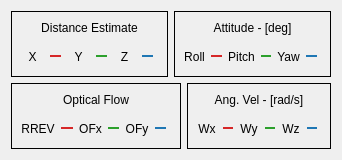
        <widget class="QWidget" name="Tab_Misc">
         <attribute name="title">
          <string>Misc Data</string>
         </attribute>
         <layout class="QVBoxLayout" name="verticalLayout_4">
          <item>
           <layout class="QVBoxLayout" name="verticalLayout_3">
            <item>
             <layout class="QHBoxLayout" name="horizontalLayout_5" stretch="50,50">
              <item>
               <widget class="QFrame" name="frame">
                <property name="frameShape">
                 <enum>QFrame::Box</enum>
                </property>
                <property name="frameShadow">
                 <enum>QFrame::Plain</enum>
                </property>
                <property name="lineWidth">
                 <number>1</number>
                </property>
                <layout class="QHBoxLayout" name="horizontalLayout_9">
                 <item>
                  <layout class="QVBoxLayout" name="verticalLayout_8" stretch="1,10,1">
                   <item>
                    <widget class="QLabel" name="label_22">
                     <property name="text">
                      <string>Distance Estimate</string>
                     </property>
                     <property name="alignment">
                      <set>Qt::AlignCenter</set>
                     </property>
                    </widget>
                   </item>
                   <item>
                    <widget class="dist_Widget" name="Dist_Graph" native="true">
                     <property name="styleSheet">
                      <string notr="true">background-color: rgb(136, 138, 133);</string>
                     </property>
                    </widget>
                   </item>
                   <item>
                    <layout class="QHBoxLayout" name="horizontalLayout_8" stretch="10,5,10,5,10,5,2">
                     <item>
                      <widget class="QLabel" name="label_23">
                       <property name="text">
                        <string>X</string>
                       </property>
                       <property name="alignment">
                        <set>Qt::AlignCenter</set>
                       </property>
                      </widget>
                     </item>
                     <item>
                      <widget class="Line" name="line_17">
                       <property name="styleSheet">
                        <string notr="true">color: rgb(204, 0, 0);
color: rgb(214, 39, 40);</string>
                       </property>
                       <property name="frameShadow">
                        <enum>QFrame::Plain</enum>
                       </property>
                       <property name="lineWidth">
                        <number>2</number>
                       </property>
                       <property name="orientation">
                        <enum>Qt::Horizontal</enum>
                       </property>
                      </widget>
                     </item>
                     <item>
                      <widget class="QLabel" name="label_24">
                       <property name="text">
                        <string>Y</string>
                       </property>
                       <property name="alignment">
                        <set>Qt::AlignCenter</set>
                       </property>
                      </widget>
                     </item>
                     <item>
                      <widget class="Line" name="line_18">
                       <property name="styleSheet">
                        <string notr="true">color: rgb(44, 160, 44);</string>
                       </property>
                       <property name="frameShadow">
                        <enum>QFrame::Plain</enum>
                       </property>
                       <property name="lineWidth">
                        <number>2</number>
                       </property>
                       <property name="orientation">
                        <enum>Qt::Horizontal</enum>
                       </property>
                      </widget>
                     </item>
                     <item>
                      <widget class="QLabel" name="label_25">
                       <property name="text">
                        <string>Z</string>
                       </property>
                       <property name="alignment">
                        <set>Qt::AlignCenter</set>
                       </property>
                      </widget>
                     </item>
                     <item>
                      <widget class="Line" name="line_19">
                       <property name="styleSheet">
                        <string notr="true">color: rgb(31, 119, 180);</string>
                       </property>
                       <property name="frameShadow">
                        <enum>QFrame::Plain</enum>
                       </property>
                       <property name="lineWidth">
                        <number>2</number>
                       </property>
                       <property name="orientation">
                        <enum>Qt::Horizontal</enum>
                       </property>
                      </widget>
                     </item>
                     <item>
                      <spacer name="horizontalSpacer_8">
                       <property name="orientation">
                        <enum>Qt::Horizontal</enum>
                       </property>
                       <property name="sizeHint" stdset="0">
                        <size>
                         <width>40</width>
                         <height>20</height>
                        </size>
                       </property>
                      </spacer>
                     </item>
                    </layout>
                   </item>
                  </layout>
                 </item>
                </layout>
               </widget>
              </item>
              <item>
               <widget class="QFrame" name="frame_2">
                <property name="frameShape">
                 <enum>QFrame::Box</enum>
                </property>
                <property name="frameShadow">
                 <enum>QFrame::Plain</enum>
                </property>
                <property name="lineWidth">
                 <number>1</number>
                </property>
                <layout class="QHBoxLayout" name="horizontalLayout_10">
                 <item>
                  <layout class="QVBoxLayout" name="verticalLayout_9" stretch="1,10,1">
                   <item>
                    <widget class="QLabel" name="label_26">
                     <property name="text">
                      <string>Attitude - [deg]</string>
                     </property>
                     <property name="alignment">
                      <set>Qt::AlignCenter</set>
                     </property>
                    </widget>
                   </item>
                   <item>
                    <widget class="Eul_Widget" name="Eul_Graph" native="true">
                     <property name="styleSheet">
                      <string notr="true">background-color: rgb(136, 138, 133);</string>
                     </property>
                    </widget>
                   </item>
                   <item>
                    <layout class="QHBoxLayout" name="horizontalLayout_11" stretch="10,5,10,5,10,5,2">
                     <item>
                      <widget class="QLabel" name="label_27">
                       <property name="text">
                        <string>Roll</string>
                       </property>
                       <property name="alignment">
                        <set>Qt::AlignCenter</set>
                       </property>
                      </widget>
                     </item>
                     <item>
                      <widget class="Line" name="line_20">
                       <property name="styleSheet">
                        <string notr="true">color: rgb(214, 39, 40);</string>
                       </property>
                       <property name="frameShadow">
                        <enum>QFrame::Plain</enum>
                       </property>
                       <property name="lineWidth">
                        <number>2</number>
                       </property>
                       <property name="orientation">
                        <enum>Qt::Horizontal</enum>
                       </property>
                      </widget>
                     </item>
                     <item>
                      <widget class="QLabel" name="label_28">
                       <property name="text">
                        <string>Pitch</string>
                       </property>
                       <property name="alignment">
                        <set>Qt::AlignCenter</set>
                       </property>
                      </widget>
                     </item>
                     <item>
                      <widget class="Line" name="line_21">
                       <property name="styleSheet">
                        <string notr="true">color: rgb(44, 160, 44);</string>
                       </property>
                       <property name="frameShadow">
                        <enum>QFrame::Plain</enum>
                       </property>
                       <property name="lineWidth">
                        <number>2</number>
                       </property>
                       <property name="orientation">
                        <enum>Qt::Horizontal</enum>
                       </property>
                      </widget>
                     </item>
                     <item>
                      <widget class="QLabel" name="label_29">
                       <property name="text">
                        <string>Yaw</string>
                       </property>
                       <property name="alignment">
                        <set>Qt::AlignCenter</set>
                       </property>
                      </widget>
                     </item>
                     <item>
                      <widget class="Line" name="line_22">
                       <property name="styleSheet">
                        <string notr="true">color: rgb(31, 119, 180);</string>
                       </property>
                       <property name="frameShadow">
                        <enum>QFrame::Plain</enum>
                       </property>
                       <property name="lineWidth">
                        <number>2</number>
                       </property>
                       <property name="orientation">
                        <enum>Qt::Horizontal</enum>
                       </property>
                      </widget>
                     </item>
                     <item>
                      <spacer name="horizontalSpacer_9">
                       <property name="orientation">
                        <enum>Qt::Horizontal</enum>
                       </property>
                       <property name="sizeHint" stdset="0">
                        <size>
                         <width>40</width>
                         <height>20</height>
                        </size>
                       </property>
                      </spacer>
                     </item>
                    </layout>
                   </item>
                  </layout>
                 </item>
                </layout>
               </widget>
              </item>
             </layout>
            </item>
            <item>
             <layout class="QHBoxLayout" name="horizontalLayout_7">
              <item>
               <widget class="QFrame" name="frame_3">
                <property name="frameShape">
                 <enum>QFrame::Box</enum>
                </property>
                <property name="frameShadow">
                 <enum>QFrame::Plain</enum>
                </property>
                <property name="lineWidth">
                 <number>1</number>
                </property>
                <layout class="QHBoxLayout" name="horizontalLayout_12">
                 <item>
                  <layout class="QVBoxLayout" name="verticalLayout_10" stretch="1,10,1">
                   <item>
                    <widget class="QLabel" name="label_30">
                     <property name="text">
                      <string>Optical Flow</string>
                     </property>
                     <property name="alignment">
                      <set>Qt::AlignCenter</set>
                     </property>
                    </widget>
                   </item>
                   <item>
                    <widget class="OF_Widget" name="OF_Graph" native="true">
                     <property name="styleSheet">
                      <string notr="true">background-color: rgb(136, 138, 133);</string>
                     </property>
                    </widget>
                   </item>
                   <item>
                    <layout class="QHBoxLayout" name="horizontalLayout_15" stretch="10,5,10,5,10,5,2">
                     <item>
                      <widget class="QLabel" name="label_31">
                       <property name="text">
                        <string>RREV</string>
                       </property>
                       <property name="alignment">
                        <set>Qt::AlignCenter</set>
                       </property>
                      </widget>
                     </item>
                     <item>
                      <widget class="Line" name="line_23">
                       <property name="styleSheet">
                        <string notr="true">color: rgb(214, 39, 40);</string>
                       </property>
                       <property name="frameShadow">
                        <enum>QFrame::Plain</enum>
                       </property>
                       <property name="lineWidth">
                        <number>2</number>
                       </property>
                       <property name="orientation">
                        <enum>Qt::Horizontal</enum>
                       </property>
                      </widget>
                     </item>
                     <item>
                      <widget class="QLabel" name="label_32">
                       <property name="text">
                        <string>OFx</string>
                       </property>
                       <property name="alignment">
                        <set>Qt::AlignCenter</set>
                       </property>
                      </widget>
                     </item>
                     <item>
                      <widget class="Line" name="line_24">
                       <property name="styleSheet">
                        <string notr="true">color: rgb(44, 160, 44);</string>
                       </property>
                       <property name="frameShadow">
                        <enum>QFrame::Plain</enum>
                       </property>
                       <property name="lineWidth">
                        <number>2</number>
                       </property>
                       <property name="orientation">
                        <enum>Qt::Horizontal</enum>
                       </property>
                      </widget>
                     </item>
                     <item>
                      <widget class="QLabel" name="label_33">
                       <property name="text">
                        <string>OFy</string>
                       </property>
                       <property name="alignment">
                        <set>Qt::AlignCenter</set>
                       </property>
                      </widget>
                     </item>
                     <item>
                      <widget class="Line" name="line_25">
                       <property name="styleSheet">
                        <string notr="true">color: rgb(31, 119, 180);</string>
                       </property>
                       <property name="frameShadow">
                        <enum>QFrame::Plain</enum>
                       </property>
                       <property name="lineWidth">
                        <number>2</number>
                       </property>
                       <property name="orientation">
                        <enum>Qt::Horizontal</enum>
                       </property>
                      </widget>
                     </item>
                     <item>
                      <spacer name="horizontalSpacer_10">
                       <property name="orientation">
                        <enum>Qt::Horizontal</enum>
                       </property>
                       <property name="sizeHint" stdset="0">
                        <size>
                         <width>40</width>
                         <height>20</height>
                        </size>
                       </property>
                      </spacer>
                     </item>
                    </layout>
                   </item>
                  </layout>
                 </item>
                </layout>
               </widget>
              </item>
              <item>
               <widget class="QFrame" name="frame_4">
                <property name="frameShape">
                 <enum>QFrame::Box</enum>
                </property>
                <property name="frameShadow">
                 <enum>QFrame::Plain</enum>
                </property>
                <property name="lineWidth">
                 <number>1</number>
                </property>
                <layout class="QHBoxLayout" name="horizontalLayout_16">
                 <item>
                  <layout class="QVBoxLayout" name="verticalLayout_11" stretch="1,10,1">
                   <item>
                    <widget class="QLabel" name="label_40">
                     <property name="text">
                      <string>Ang. Vel - [rad/s]</string>
                     </property>
                     <property name="alignment">
                      <set>Qt::AlignCenter</set>
                     </property>
                    </widget>
                   </item>
                   <item>
                    <widget class="Omega_Widget" name="Omega_Graph" native="true">
                     <property name="styleSheet">
                      <string notr="true">background-color: rgb(136, 138, 133);</string>
                     </property>
                    </widget>
                   </item>
                   <item>
                    <layout class="QHBoxLayout" name="horizontalLayout_17" stretch="10,5,10,5,10,5,2">
                     <item>
                      <widget class="QLabel" name="label_41">
                       <property name="text">
                        <string>Wx</string>
                       </property>
                       <property name="alignment">
                        <set>Qt::AlignCenter</set>
                       </property>
                      </widget>
                     </item>
                     <item>
                      <widget class="Line" name="line_32">
                       <property name="styleSheet">
                        <string notr="true">color: rgb(214, 39, 40);</string>
                       </property>
                       <property name="frameShadow">
                        <enum>QFrame::Plain</enum>
                       </property>
                       <property name="lineWidth">
                        <number>2</number>
                       </property>
                       <property name="orientation">
                        <enum>Qt::Horizontal</enum>
                       </property>
                      </widget>
                     </item>
                     <item>
                      <widget class="QLabel" name="label_42">
                       <property name="text">
                        <string>Wy</string>
                       </property>
                       <property name="alignment">
                        <set>Qt::AlignCenter</set>
                       </property>
                      </widget>
                     </item>
                     <item>
                      <widget class="Line" name="line_33">
                       <property name="styleSheet">
                        <string notr="true">color: rgb(44, 160, 44);</string>
                       </property>
                       <property name="frameShadow">
                        <enum>QFrame::Plain</enum>
                       </property>
                       <property name="lineWidth">
                        <number>2</number>
                       </property>
                       <property name="orientation">
                        <enum>Qt::Horizontal</enum>
                       </property>
                      </widget>
                     </item>
                     <item>
                      <widget class="QLabel" name="label_43">
                       <property name="text">
                        <string>Wz</string>
                       </property>
                       <property name="alignment">
                        <set>Qt::AlignCenter</set>
                       </property>
                      </widget>
                     </item>
                     <item>
                      <widget class="Line" name="line_34">
                       <property name="styleSheet">
                        <string notr="true">color: rgb(31, 119, 180);</string>
                       </property>
                       <property name="frameShadow">
                        <enum>QFrame::Plain</enum>
                       </property>
                       <property name="lineWidth">
                        <number>2</number>
                       </property>
                       <property name="orientation">
                        <enum>Qt::Horizontal</enum>
                       </property>
                      </widget>
                     </item>
                     <item>
                      <spacer name="horizontalSpacer_13">
                       <property name="orientation">
                        <enum>Qt::Horizontal</enum>
                       </property>
                       <property name="sizeHint" stdset="0">
                        <size>
                         <width>40</width>
                         <height>20</height>
                        </size>
                       </property>
                      </spacer>
                     </item>
                    </layout>
                   </item>
                  </layout>
                 </item>
                </layout>
               </widget>
              </item>
             </layout>
            </item>
           </layout>
          </item>
         </layout>
        </widget>
